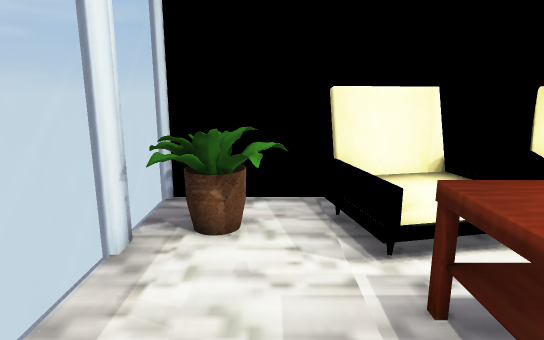
[1] (above)

17 first-person views from a walk through a Unity game level. The camera is 1.3 m above the floor, tilts 12° down and sees 75° across. The floor is counted in squares, 0.5 m on a side. Each view is taken from the middle of a square. On the plan, view 1 faces up. The plan holds only what a view shows up to about 20 squares ahead; the rest is blank. The player is left out. Some animated figures are not drawn. Door leaves are left out, so doorways stand open. Some surface patterns are stand-ins.

[2]
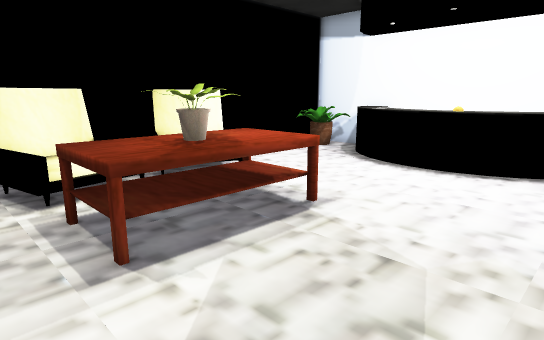

[3]
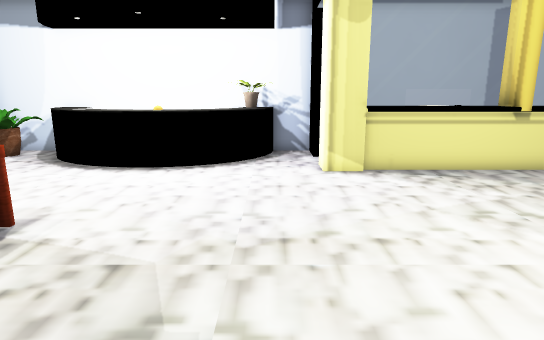

[4]
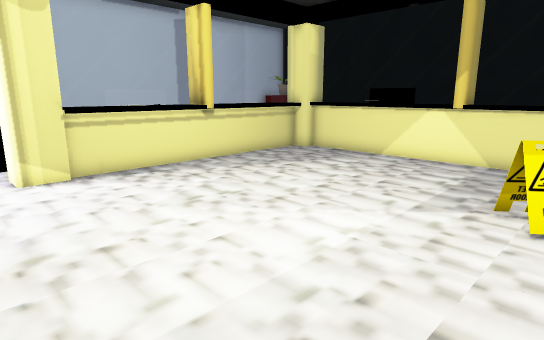

[5]
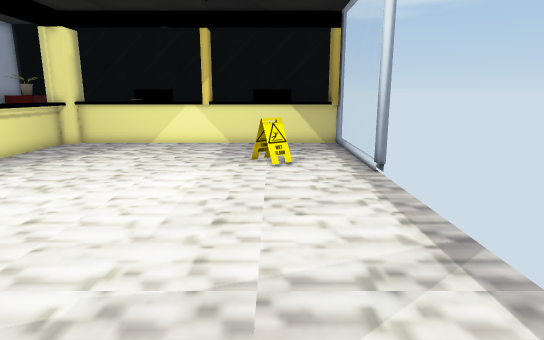

[6]
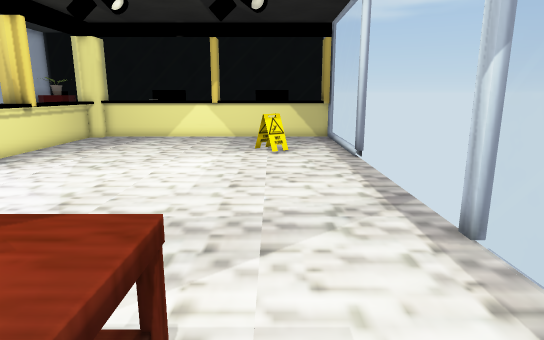

[7]
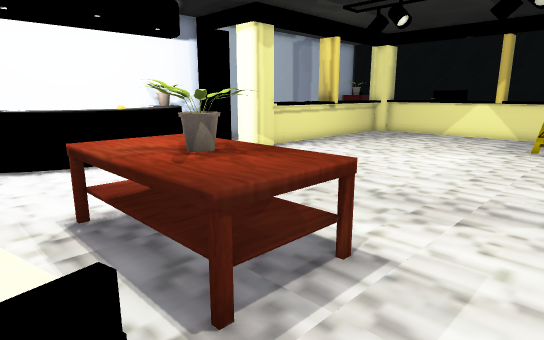

[8]
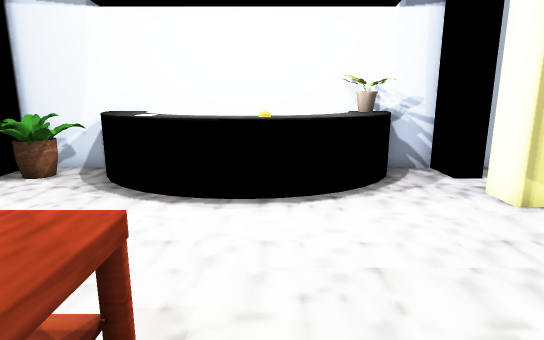

[9]
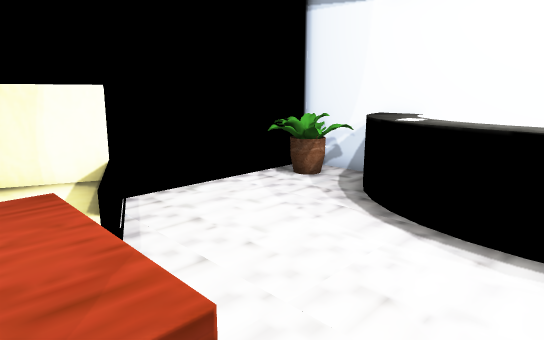

[10]
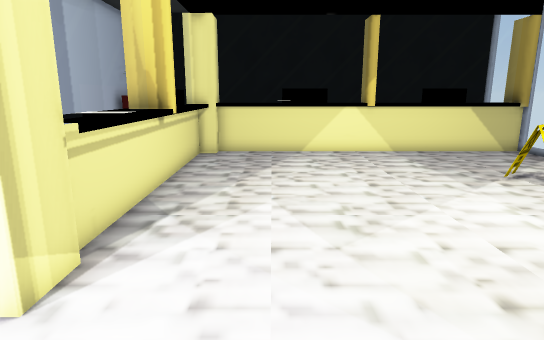

[11]
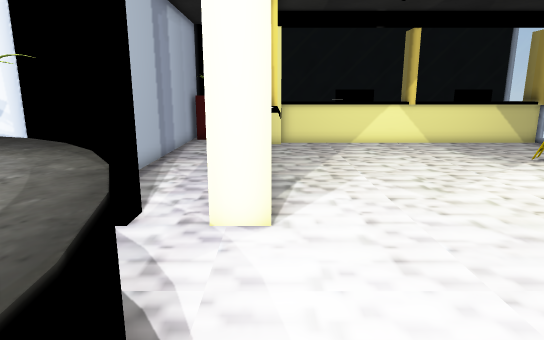

[12]
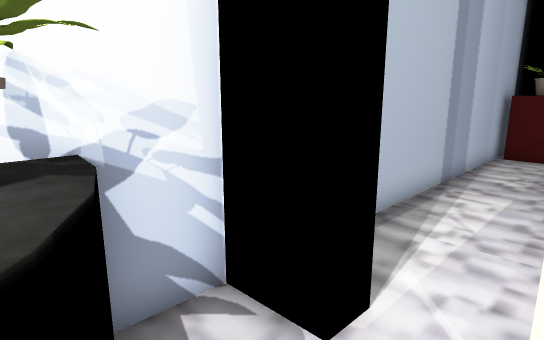

[13]
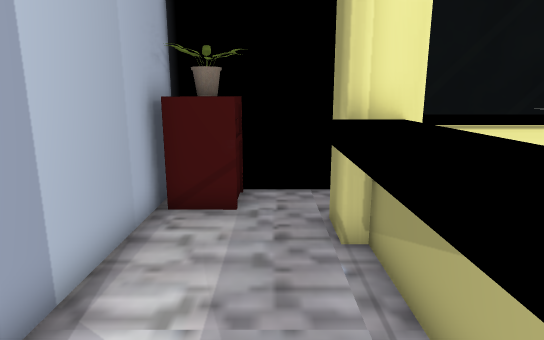

[14]
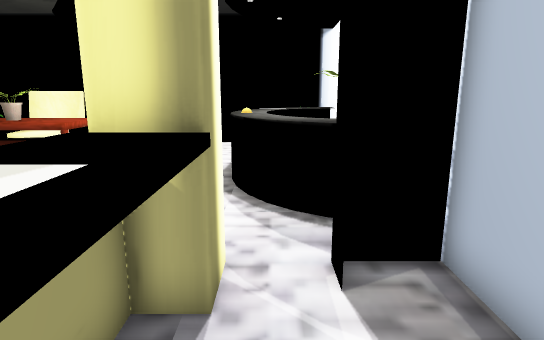

[15]
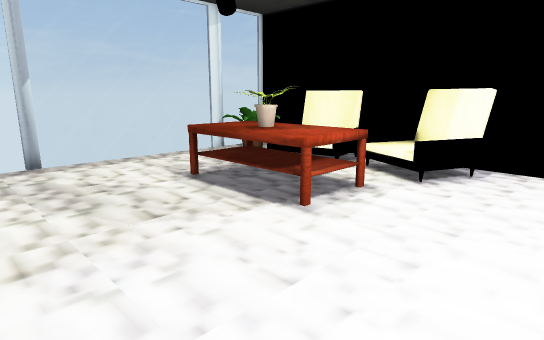

[16]
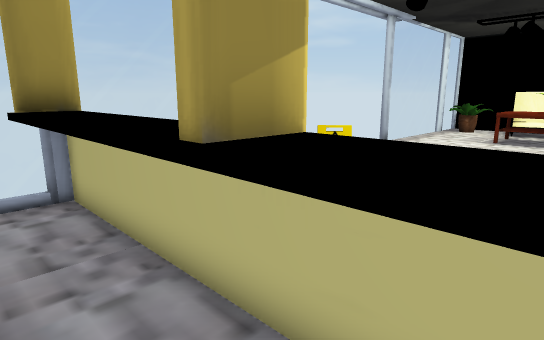

[17]
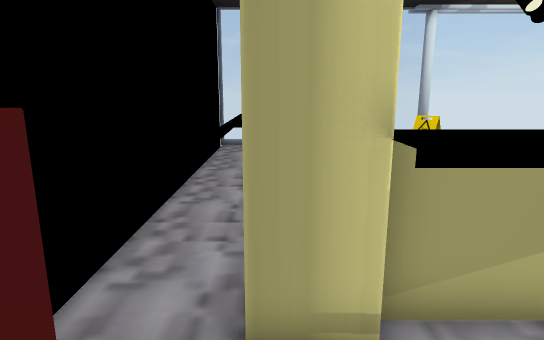

### Floor plan
Key: @ floor where view 1 was taken; # wall or solid block; . floor; D open door; = window, fence, low wall or low ledge; ^ raised ledge; v drop or lower ground; C chair; P plant; T table; O other object.
Columns run from 3 left of view 1 to 17 right of it. Each row starts with its distance up from view 1.
  9 ##############    ###
  8 = ..CCCCv CCC.......#
  7 =P...OOOvOOOC.......#
  6 ##...OOO=OOO.......P#
  5   ................^^#
  4   ...TTTTTT......^^^#
  3   ...T PPTT.....^^  #
  2   ...T PPTT.....^^  #
  1   ...TTTTTT.....^^  #
  0   .@............O^  #
 -1   ..............^^  #
 -2 #................^^ #
 -3 D................^PP#
 -4 D.................PP#
 -5 D...................#
 -6 D..............##.###
 -7 D..............##...#
 -8 D..............=#...#
 -9 D..............=#...#
-10 D..............=#...#
-11 D .............=#...#
-12   ..=..........##...#
-13   ..=..........=#...#
-14   .............=#...#
-15   .............=#...#
-16   .............= ...#
-17   .............= ...#
-18  #=============##...#
-19  ################...#
-20       ####      ..PP#
-21   ................PP#
-22  ####################

Positions as (right, up) in squares from view 1, and headings:
1: (0, 0), facing up
2: (0, -4), facing up-right
3: (0, -4), facing right
4: (0, -4), facing down-right
5: (1, 1), facing down
6: (1, 4), facing down
7: (-1, 6), facing down-right
8: (4, 0), facing right
9: (6, 0), facing up-right
10: (9, -2), facing down
11: (12, 1), facing down
12: (13, -3), facing down-right
13: (14, -12), facing down
14: (14, -11), facing up
15: (12, -5), facing up-left
16: (7, -21), facing up-left
17: (16, -19), facing left
